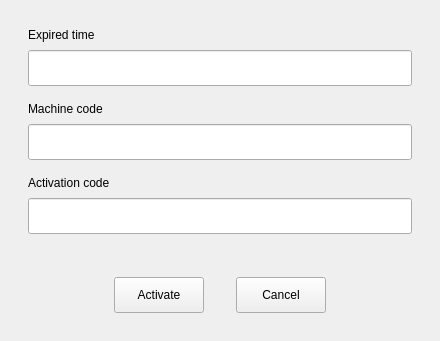
<?xml version="1.0" encoding="UTF-8"?>
<ui version="4.0">
 <class>LicenseActivation</class>
 <widget class="QWidget" name="LicenseActivation">
  <property name="geometry">
   <rect>
    <x>0</x>
    <y>0</y>
    <width>440</width>
    <height>341</height>
   </rect>
  </property>
  <property name="minimumSize">
   <size>
    <width>440</width>
    <height>341</height>
   </size>
  </property>
  <property name="maximumSize">
   <size>
    <width>440</width>
    <height>341</height>
   </size>
  </property>
  <property name="windowTitle">
   <string>Form</string>
  </property>
  <layout class="QVBoxLayout" name="verticalLayout_5">
   <property name="spacing">
    <number>0</number>
   </property>
   <property name="leftMargin">
    <number>4</number>
   </property>
   <property name="topMargin">
    <number>4</number>
   </property>
   <property name="rightMargin">
    <number>4</number>
   </property>
   <property name="bottomMargin">
    <number>4</number>
   </property>
   <item>
    <widget class="QWidget" name="m_content" native="true">
     <layout class="QVBoxLayout" name="verticalLayout_4">
      <property name="spacing">
       <number>16</number>
      </property>
      <property name="leftMargin">
       <number>24</number>
      </property>
      <property name="topMargin">
       <number>24</number>
      </property>
      <property name="rightMargin">
       <number>24</number>
      </property>
      <property name="bottomMargin">
       <number>24</number>
      </property>
      <item>
       <widget class="QWidget" name="m_timeWidget" native="true">
        <layout class="QVBoxLayout" name="m_timeLayout">
         <property name="spacing">
          <number>8</number>
         </property>
         <property name="leftMargin">
          <number>0</number>
         </property>
         <property name="topMargin">
          <number>0</number>
         </property>
         <property name="rightMargin">
          <number>0</number>
         </property>
         <property name="bottomMargin">
          <number>0</number>
         </property>
         <item>
          <widget class="QLabel" name="label">
           <property name="text">
            <string>Expired time</string>
           </property>
          </widget>
         </item>
         <item>
          <widget class="QLineEdit" name="m_expired_time">
           <property name="minimumSize">
            <size>
             <width>0</width>
             <height>36</height>
            </size>
           </property>
           <property name="maximumSize">
            <size>
             <width>16777215</width>
             <height>36</height>
            </size>
           </property>
          </widget>
         </item>
        </layout>
       </widget>
      </item>
      <item>
       <layout class="QVBoxLayout" name="verticalLayout_2">
        <property name="spacing">
         <number>8</number>
        </property>
        <item>
         <widget class="QLabel" name="label_2">
          <property name="text">
           <string>Machine code</string>
          </property>
         </widget>
        </item>
        <item>
         <widget class="QLineEdit" name="m_machine_code">
          <property name="minimumSize">
           <size>
            <width>0</width>
            <height>36</height>
           </size>
          </property>
          <property name="maximumSize">
           <size>
            <width>16777215</width>
            <height>36</height>
           </size>
          </property>
         </widget>
        </item>
       </layout>
      </item>
      <item>
       <layout class="QVBoxLayout" name="verticalLayout_3">
        <property name="spacing">
         <number>8</number>
        </property>
        <item>
         <widget class="QLabel" name="label_3">
          <property name="text">
           <string>Activation code</string>
          </property>
         </widget>
        </item>
        <item>
         <widget class="QLineEdit" name="m_activation_code">
          <property name="minimumSize">
           <size>
            <width>0</width>
            <height>36</height>
           </size>
          </property>
          <property name="maximumSize">
           <size>
            <width>16777215</width>
            <height>36</height>
           </size>
          </property>
         </widget>
        </item>
       </layout>
      </item>
      <item>
       <spacer name="verticalSpacer">
        <property name="orientation">
         <enum>Qt::Vertical</enum>
        </property>
        <property name="sizeHint" stdset="0">
         <size>
          <width>20</width>
          <height>40</height>
         </size>
        </property>
       </spacer>
      </item>
      <item>
       <layout class="QHBoxLayout" name="horizontalLayout">
        <property name="spacing">
         <number>32</number>
        </property>
        <property name="topMargin">
         <number>8</number>
        </property>
        <item>
         <spacer name="horizontalSpacer">
          <property name="orientation">
           <enum>Qt::Horizontal</enum>
          </property>
          <property name="sizeHint" stdset="0">
           <size>
            <width>40</width>
            <height>20</height>
           </size>
          </property>
         </spacer>
        </item>
        <item>
         <widget class="QPushButton" name="m_activate">
          <property name="minimumSize">
           <size>
            <width>90</width>
            <height>36</height>
           </size>
          </property>
          <property name="maximumSize">
           <size>
            <width>90</width>
            <height>36</height>
           </size>
          </property>
          <property name="text">
           <string>Activate</string>
          </property>
         </widget>
        </item>
        <item>
         <widget class="QPushButton" name="m_cancel">
          <property name="minimumSize">
           <size>
            <width>90</width>
            <height>36</height>
           </size>
          </property>
          <property name="maximumSize">
           <size>
            <width>90</width>
            <height>36</height>
           </size>
          </property>
          <property name="text">
           <string>Cancel</string>
          </property>
         </widget>
        </item>
        <item>
         <spacer name="horizontalSpacer_2">
          <property name="orientation">
           <enum>Qt::Horizontal</enum>
          </property>
          <property name="sizeHint" stdset="0">
           <size>
            <width>40</width>
            <height>20</height>
           </size>
          </property>
         </spacer>
        </item>
       </layout>
      </item>
     </layout>
    </widget>
   </item>
  </layout>
 </widget>
 <resources/>
 <connections/>
</ui>
